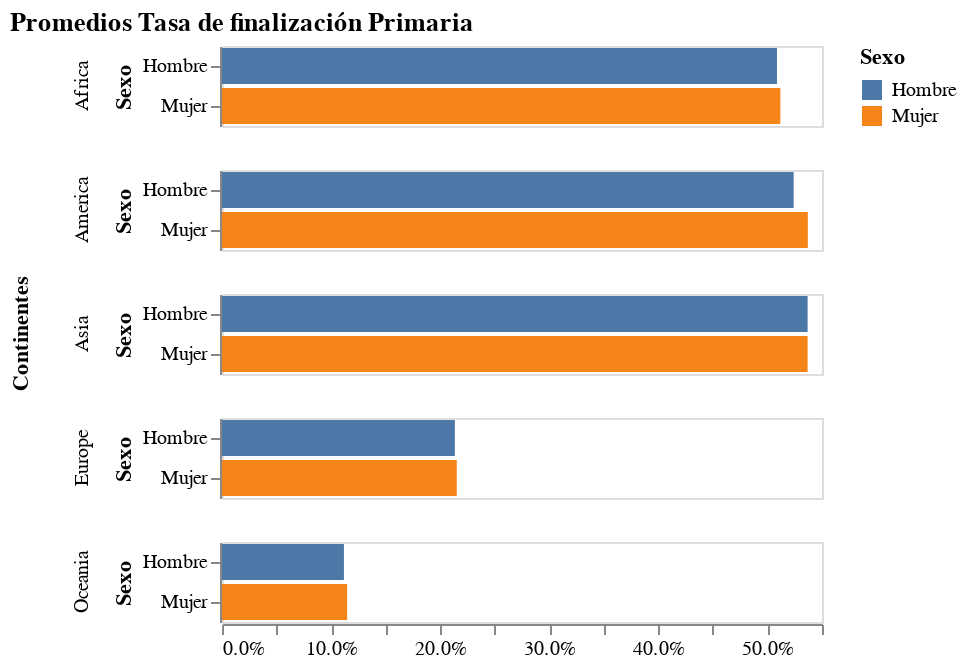

Here is the notebook cell this chart was saved with:
### Code cell
Grafico_Finalización_Primaria = alt.Chart(Promedios_Tasa_Finalización_Primaria).mark_bar(tooltip=True).encode(
    x=alt.X("Porcentaje:Q", 
        title = "", 
        axis = alt.Axis(format='.1%', grid = False, )),
    y='Sexo:N',
    color='Sexo:N',
    row=alt.Row('Continentes'),
).transform_fold(
    as_=['Sexo', 'Porcentaje'],
    fold=['Hombre', 'Mujer']
).properties(
    title = f"Promedios Tasa de finalización Primaria",
 
)#.configure_title(
  #  fontSize = 20,
   # font = "Arial",
#).configure_view(
 #   strokeWidth = 0,)

Grafico_Finalización_Primaria

### Figure 1 — Vega-Lite specification as saved in the notebook (floating-point values rounded to 4 significant figures)
{"config": {"view": {"continuousWidth": 300, "continuousHeight": 300}}, "data": {"name": "data-71141fe2dc329ed01f4cebd45040d24b"}, "mark": {"type": "bar", "tooltip": true}, "encoding": {"color": {"field": "Sexo", "type": "nominal"}, "row": {"field": "Continentes", "type": "nominal"}, "x": {"axis": {"format": ".1%", "grid": false}, "field": "Porcentaje", "title": "", "type": "quantitative"}, "y": {"field": "Sexo", "type": "nominal"}}, "title": "Promedios Tasa de finalización Primaria", "transform": [{"fold": ["Hombre", "Mujer"], "as": ["Sexo", "Porcentaje"]}], "$schema": "https://vega.github.io/schema/vega-lite/v5.15.1.json", "datasets": {"data-71141fe2dc329ed01f4cebd45040d24b": [{"Continentes": "Africa", "Hombre": 0.5087, "Mujer": 0.5118}, {"Continentes": "America", "Hombre": 0.524, "Mujer": 0.537}, {"Continentes": "Asia", "Hombre": 0.5368, "Mujer": 0.5368}, {"Continentes": "Europe", "Hombre": 0.2135, "Mujer": 0.2152}, {"Continentes": "Oceania", "Hombre": 0.1118, "Mujer": 0.1147}]}}
